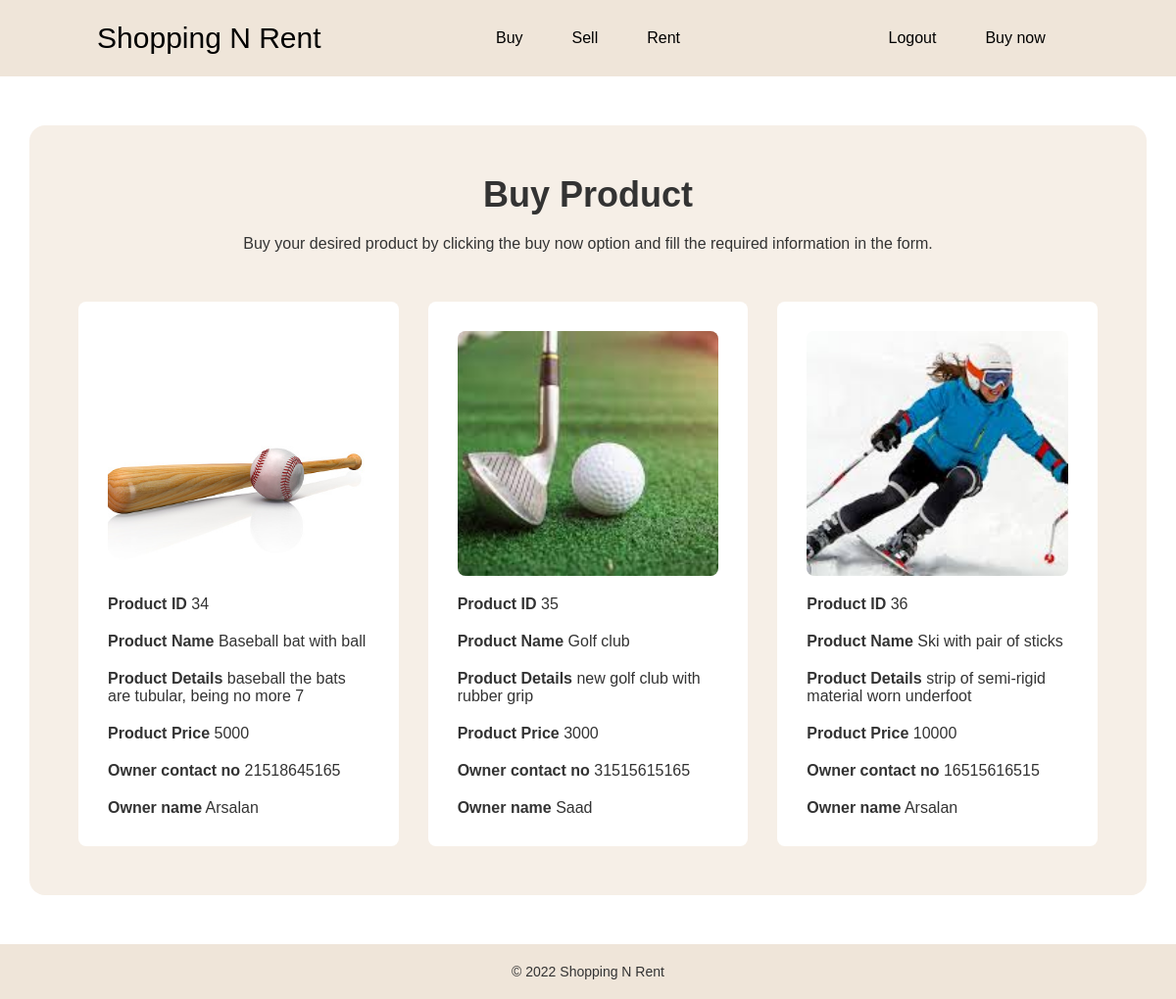
Screenshot of /buy-sports.php with the database file from the repository.
### tables this page shows
CREATE TABLE `sell` (
  `id` int(11) NOT NULL,
  `c_id` int(11) NOT NULL,
  `email` varchar(255) NOT NULL,
  `name` varchar(50) NOT NULL,
  `description` varchar(50) NOT NULL,
  `price` varchar(11) NOT NULL,
  `contact` varchar(50) NOT NULL,
  `owner` varchar(255) NOT NULL,
  `image` varchar(255) NOT NULL
);

### buy-sports.php (the view, shortened to what this page needs)
<?php include "./header-buy.php"; ?>
<?php
	$connect = mysqli_connect("localhost", "root", "", "shopping");
?>
<section class="wrapper">
	<div class="wrapper-box">
		<div class="wrapper-heading">
			<h2>Buy Product</h2>
			<p>Buy your desired product by clicking the buy now option and fill the required information in the form.</p>
		</div>
		<div class="grid-col3">
			<?php
				$query = "SELECT * FROM sell WHERE c_id = '5'";
				$result = mysqli_query($connect, $query);
				if(mysqli_num_rows($result) > 0)
				{
					while($row = mysqli_fetch_array($result))
				{
			?>
			<div class="wrapper-item">
			<img src="<?php echo 'img/'. $row['image']; ?>">
            <p><b>Product ID</b> <?php echo $row["id"]; ?></p>
			<p><b>Product Name</b> <?php echo $row["name"]; ?></p>
				<p><b>Product Details</b> <?php echo $row["description"]; ?></p>
				<p><b>Product Price</b> <?php echo $row["price"]; ?></p>
				<p><b>Owner contact no</b> <?php echo $row["contact"]; ?></p>
				<p><b>Owner name</b> <?php echo $row["owner"]; ?></p>
			</div>
		<?php
			}
		}
		?>
		</div>
	</div>
</section>
<?php include "./footer.php"; ?>

### assets/css/index.css (style rules this page uses)
:root { --transition150: all 150ms ease-in-out; --itemHoverShadow: 0 0 12px #d7d9d7, 0 0 12px #d7d9d7, 0 0 12px #d7d9d7; }
* { -webkit-box-sizing: inherit; box-sizing: inherit; }
*::before, *::after { -webkit-box-sizing: inherit; box-sizing: inherit; }
html { -webkit-box-sizing: border-box; box-sizing: border-box; font-size: 10px; cursor: default; }
body { display: grid; font: 1.6rem Arial, Helvetica, sans-serif; color: #333; margin: 0; }
section { padding: 50px 30px; }
h1, h2, h3, p { margin: 0; }
h2 { font-size: 3.6rem; }
img { width: 100%; max-width: 100%; height: auto; -o-object-fit: cover; object-fit: cover; border-radius: 8px; }
.wrapper { max-width: 160rem; margin: auto; }
.wrapper-box { display: grid; -webkit-box-align: start; -ms-flex-align: start; align-items: flex-start; padding: 50px; border-radius: 16px; background-color: #f6efe7; gap: 50px; }
.wrapper-heading { display: grid; gap: 20px; justify-items: center; }
.wrapper-item { display: grid; gap: 20px; border-radius: 8px; background-color: #fff; padding: 30px; -webkit-transition: var(--transition150); transition: var(--transition150); align-items: center; }
.wrapper-item img { height: 250px; }
.grid-col3 { display: grid; grid-template-columns: repeat(3, 1fr); gap: 30px; }

### rows the page displays
sell: image (picture), id "34", name "Baseball bat with ball", description "baseball the bats are tubular, being no more 7", price "5000", contact "21518645165", owner "Arsalan"
sell: image (picture), id "35", name "Golf club", description "new golf club with rubber grip", price "3000", contact "31515615165", owner "Saad"
sell: image (picture), id "36", name "Ski with pair of sticks", description "strip of semi-rigid material worn underfoot", price "10000", contact "16515616515", owner "Arsalan"
